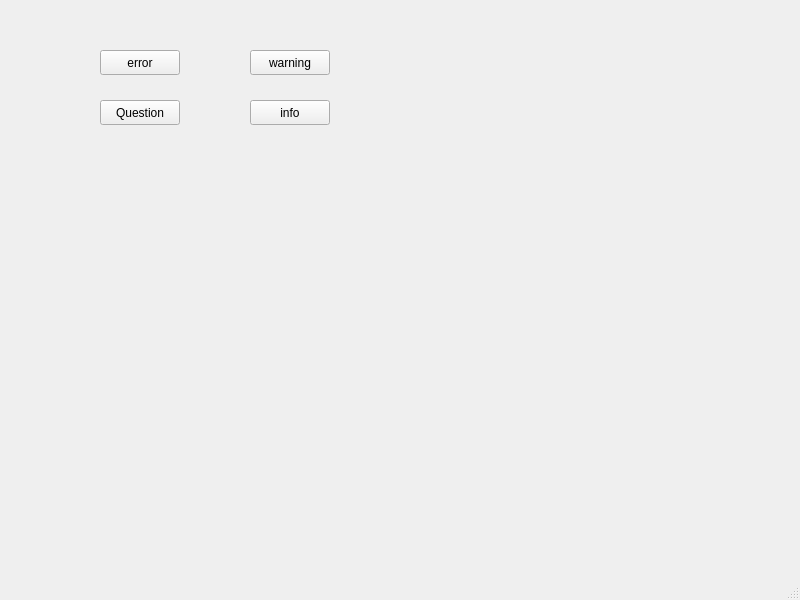
<?xml version="1.0" encoding="UTF-8"?>
<ui version="4.0">
 <class>MainWindow</class>
 <widget class="QMainWindow" name="MainWindow">
  <property name="geometry">
   <rect>
    <x>0</x>
    <y>0</y>
    <width>800</width>
    <height>600</height>
   </rect>
  </property>
  <property name="windowTitle">
   <string>MainWindow</string>
  </property>
  <widget class="QWidget" name="centralwidget">
   <widget class="QPushButton" name="errorButton">
    <property name="geometry">
     <rect>
      <x>100</x>
      <y>50</y>
      <width>80</width>
      <height>25</height>
     </rect>
    </property>
    <property name="text">
     <string>error</string>
    </property>
   </widget>
   <widget class="QPushButton" name="warningButton">
    <property name="geometry">
     <rect>
      <x>250</x>
      <y>50</y>
      <width>80</width>
      <height>25</height>
     </rect>
    </property>
    <property name="text">
     <string>warning</string>
    </property>
   </widget>
   <widget class="QPushButton" name="questionButton">
    <property name="geometry">
     <rect>
      <x>100</x>
      <y>100</y>
      <width>80</width>
      <height>25</height>
     </rect>
    </property>
    <property name="text">
     <string>Question</string>
    </property>
   </widget>
   <widget class="QPushButton" name="infoButton">
    <property name="geometry">
     <rect>
      <x>250</x>
      <y>100</y>
      <width>80</width>
      <height>25</height>
     </rect>
    </property>
    <property name="text">
     <string>info</string>
    </property>
   </widget>
  </widget>
  <widget class="QMenuBar" name="menubar">
   <property name="geometry">
    <rect>
     <x>0</x>
     <y>0</y>
     <width>800</width>
     <height>22</height>
    </rect>
   </property>
  </widget>
  <widget class="QStatusBar" name="statusbar"/>
 </widget>
 <resources/>
 <connections/>
</ui>
